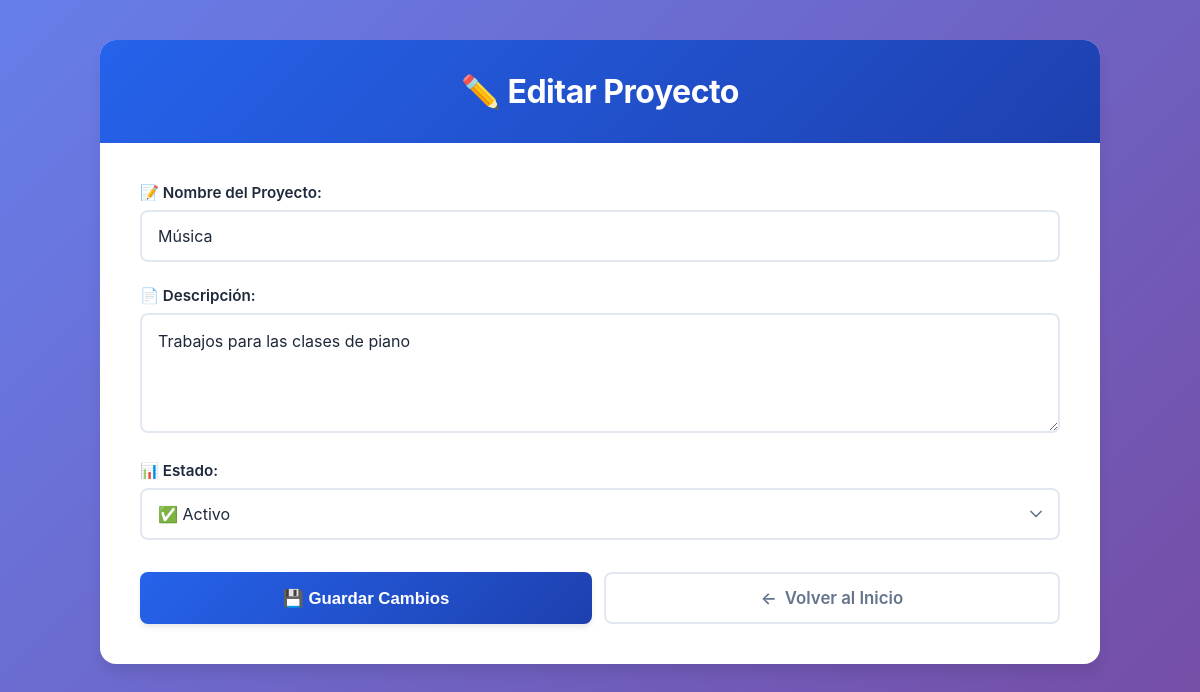
Before: /proyecto/editar/1 with the older database file.
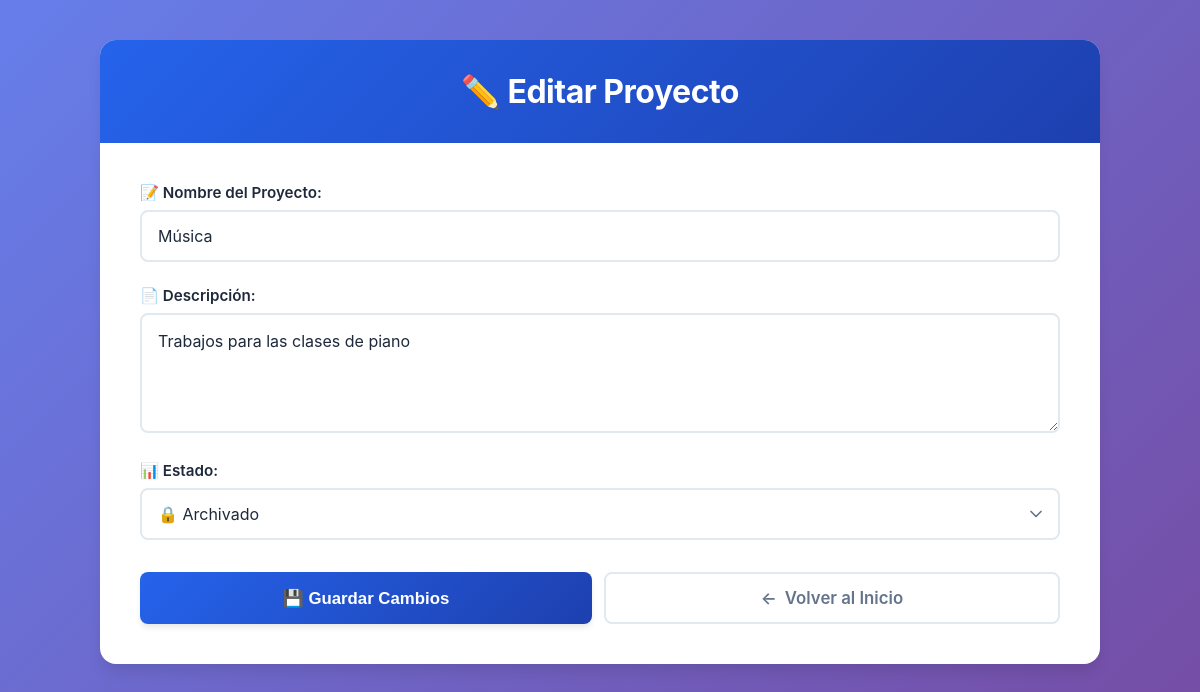
After: the same page with the newer database file.
### tables this page shows
CREATE TABLE proyectos (
            id INTEGER PRIMARY KEY AUTOINCREMENT,
            nombre TEXT NOT NULL,
            descripcion TEXT,
            fecha_inicio TEXT,
            estado TEXT
        );

### app.py (the view, shortened to what this page needs)
@app.route('/proyecto/editar/<int:proyecto_id>', methods=['GET', 'POST'])
def editar_proyecto_web(proyecto_id):
    proyecto = db_manager.obtener_proyecto_por_id(proyecto_id)
    return render_template('formulario_edicion_proyecto.html', proyecto=proyecto)

### src/database.py (called while the page is built)
def get_connection():
    conn = sqlite3.connect(DATABASE_NAME)
    conn.row_factory = sqlite3.Row
    return conn

    def obtener_proyecto_por_id(self, proyecto_id: int) -> Proyecto:
        conn = get_connection()
        cursor = conn.cursor()
        cursor.execute("SELECT * FROM proyectos WHERE id=?", (proyecto_id,))
        fila = cursor.fetchone()
        conn.close()
        if fila:
            proyecto = Proyecto(
                nombre=fila['nombre'],
                descripcion=fila['descripcion'],
                id=fila['id'],
                estado=fila['estado']
            )
            return proyecto
        return None

### templates/formulario_edicion_proyecto.html (shortened to what this page needs)
<!DOCTYPE html>
<html lang="es">
<head>
    <link rel="stylesheet" href="{{ url_for('static', filename='styles.css') }}">
</head>
<body>
    <div class="container">
        <h1>✏️ Editar Proyecto</h1>
        <div class="form-wrapper">
            <form class="single-column-form" method="POST" action="{{ url_for('editar_proyecto_web', proyecto_id=proyecto._id) }}">
                <div class="form-group">
                    <label for="nombre">📝 Nombre del Proyecto:</label>
                    <input type="text" id="nombre" name="nombre" value="{{ proyecto._nombre }}" required placeholder="Ej: Desarrollo Web">
                </div>
                <div class="form-group">
                    <label for="descripcion">📄 Descripción:</label>
                    <textarea id="descripcion" name="descripcion" placeholder="Describe brevemente el proyecto...">{{ proyecto._descripcion }}</textarea>
                </div>
                <div class="form-group">
                    <label for="estado">📊 Estado:</label>
                    <select id="estado" name="estado">
                        <option value="Activo" {% if proyecto._estado == 'Activo' %}selected{% endif %}>✅ Activo</option>
                        <option value="Archivado" {% if proyecto._estado == 'Archivado' %}selected{% endif %}>🔒 Archivado</option>
                    </select>
                </div>
                <div class="button-group">
                    <button type="submit" class="submit-button">💾 Guardar Cambios</button>
                    <a href="{{ url_for('index') }}" class="back-link">
                        <span>←</span>
                        <span>Volver al Inicio</span>
                    </a>
                </div>
            </form>
        </div>
    </div>
</body>
</html>

Changed rows visible on the page:
changed proyectos "Música": estado "✅ Activo" → "🔒 Archivado"
